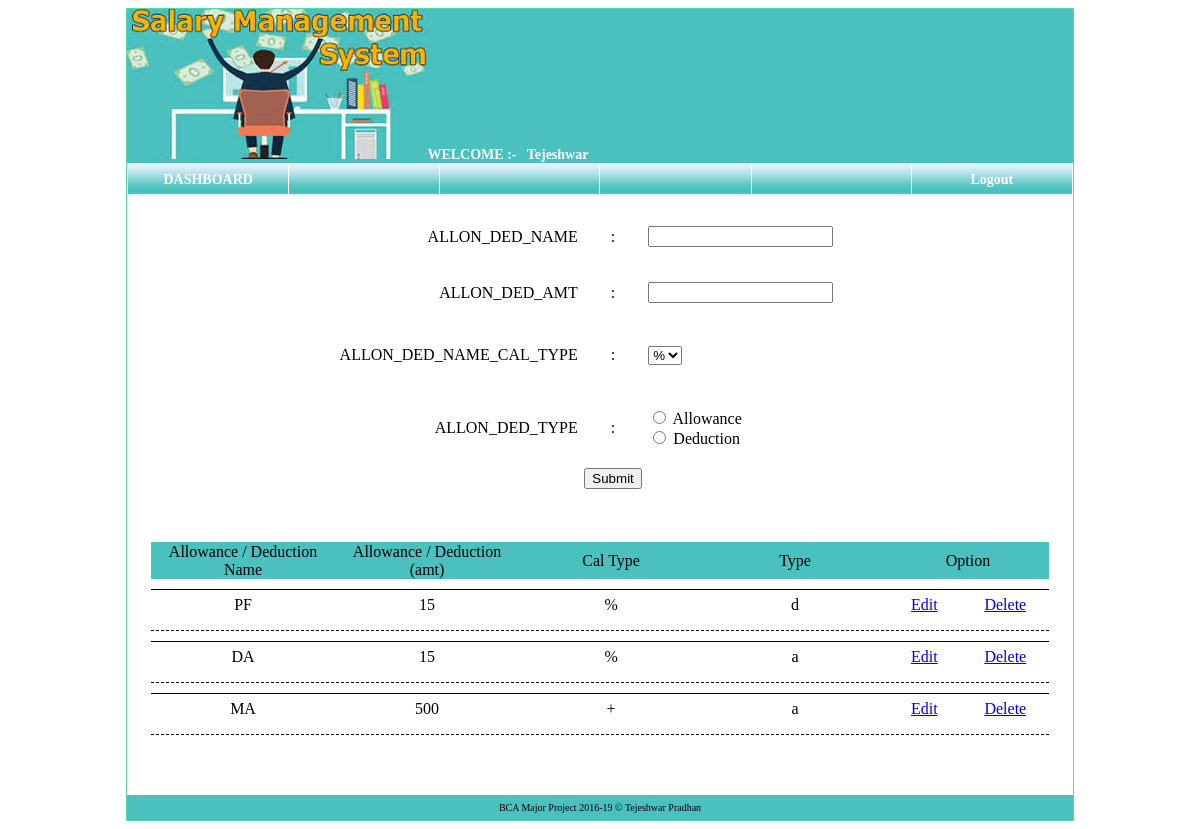
The page /allowance_deduction_entry.php (signed in) on the database its author committed.
### tables this page shows
CREATE TABLE IF NOT EXISTS allown_ded_master (
  a_d_id int(11) NOT NULL AUTO_INCREMENT,
  a_d_name varchar(255) NOT NULL,
  a_d_amt int(11) NOT NULL,
  a_d_cal_type varchar(255) NOT NULL,
  a_d_type varchar(255) NOT NULL,
  PRIMARY KEY (a_d_id)
);

### allowance_deduction_entry.php (the view, shortened to what this page needs)
<?php
include "connection/connection.php";
?>
<!DOCTYPE html PUBLIC "-//W3C//DTD XHTML 1.0 Transitional//EN" "http://www.w3.org/TR/xhtml1/DTD/xhtml1-transitional.dtd">
<html xmlns="http://www.w3.org/1999/xhtml">
<head>
<link href="style/style.css" rel="stylesheet" type="text/css" />
</head>
<body>
<form id="form1" name="form1" method="post" action="">
  <table width="80%" border="0" align="center" cellpadding="0" cellspacing="0" class="bod" >
    <tr>
      <td><?php include "includes/header.php";?></td>
    </tr>
    <tr>
      <td align="center"><table width="530" height="284" border="0" align="center">
        <tr>
          <td width="260" height="53" align="right">ALLON_DED_NAME</td>
          <td width="127" align="center">:</td>
          <td width="578" align="left"><input name="a_d_name" type="text" id="a_d_name"  value="<?php echo $eres['a_d_name'];?>" /></td>
        </tr>
        <tr>
          <td height="51" align="right">ALLON_DED_AMT</td>
          <td align="center">:</td>
          <td align="left"><input name="a_d_amt" type="text" id="a_d_amt" value="<?php echo $eres['a_d_amt'];?>" /></td>
        </tr>
        <tr>
          <td height="66" align="right">ALLON_DED_NAME_CAL_TYPE</td>
          <td align="center">:</td>
          <td align="left"><select name="a_d_cal_type" id="a_d_cal_type">
              <option value="%">%</option>
            </select>
          </td>
        </tr>
        <tr>
          <td height="65" align="right">ALLON_DED_TYPE</td>
          <td align="center">:</td>
          <td align="left"><p>
              <label>
              <input type="radio" name="a_d_type" value="a" />
                Allowance </label>
              <br />
              <label>
              <input type="radio" name="a_d_type" value="d" />
                Deduction </label>
              <br />
          </p></td>
        </tr>
        <tr>
          <td align="right"><input name="pk" type="hidden" id="pk" value="<?php echo $_GET['E']?>" /></td>
          <td align="center"><input type="submit" name="Submit"  <?php if(isset($_GET['E'])){echo "value='Update'";}else{?>value="Submit"<?php }?> /></td>
          <td align="left">&nbsp;</td>
        </tr>
      </table>
      <p>&nbsp;</p>
	  <?php
	  				$lsql = "select * from allown_ded_master ";
				$lrec = mysqli_query($conn,$lsql);
				$fnum  = mysqli_num_rows($lrec);
		if($fnum > 0)
		{
				  ?>
      <table width="95%" height="30%" border="0" align="center" cellpadding="0" cellspacing="0">
        <tr class="bg">
          <td width="116" align="center">Allowance / Deduction Name </td>
          <td width="116" align="center">Allowance / Deduction (amt) </td>
          <td width="116" align="center">Cal Type </td>
          <td width="116" height="37" align="center">Type</td>
          <td colspan="2" align="center">Option</td>
        </tr>
        <?php
				while($lres = mysqli_fetch_assoc($lrec))
				{
			?>
        <tr>
          <td colspan="6" align="center" height="10" style="border-bottom:1px solid #000000"></td>
        </tr>
        <tr >
          <td align="center"><?php echo $lres['a_d_name'];?></td>
          <td align="center"><?php echo $lres['a_d_amt'];?></td>
          <td align="center"><?php echo $lres['a_d_cal_type'];?></td>
          <td height="30" align="center"><?php echo $lres['a_d_type'];?></td>
          <td width="47" align="center" ><a href="allowance_deduction_entry.php?E=<?php echo $lres['a_d_id'];?>">Edit</a></td>
          <td width="55" align="center" ><a href="#" onclick="conf('allowance_deduction_entry.php?D=<?php echo $lres['a_d_id'];?>')">Delete</a></td>
        </tr>
        <tr>
          <td colspan="6" align="center" height="10" style="border-bottom:1px dashed #000000"></td>
        </tr>
        <?php
			}
		?>
      </table>      <p>&nbsp;</p></td>
    </tr>
    <tr>
      <td><?php include "includes/footer.php";?></td>
    </tr>
  </table>
  <?php } ?>
</form>
</body>
</html>

### style/style.css (style rules this page uses)
.bg { background-image:url(../images/1by1.jpg); }
.bod { border:1px solid #55D7A6; }

### rows shown on the page
allown_ded_master: a_d_name "PF", a_d_amt "15", a_d_cal_type "%", a_d_type "d"
allown_ded_master: a_d_name "DA", a_d_amt "15", a_d_cal_type "%", a_d_type "a"
allown_ded_master: a_d_name "MA", a_d_amt "500", a_d_cal_type "+", a_d_type "a"

### other values the page prints
$_SESSION['ename'] "Tejeshwar"
